Frame 1 (no input): blank canvas, image omitted
Frame 60 (the mouse pressed at the canvas centre just before this capture): blank canvas, image omitted
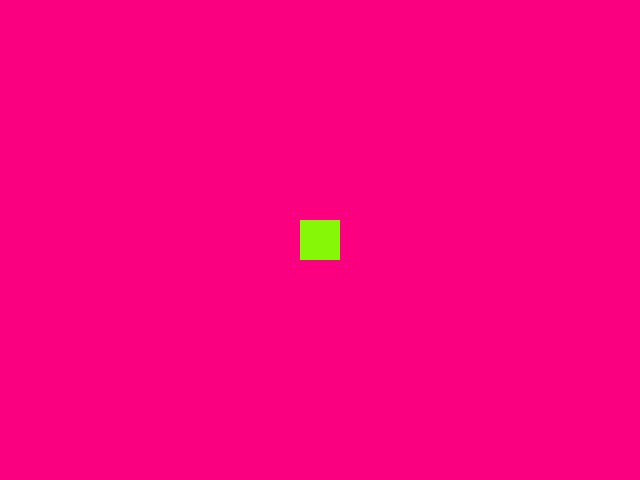
Frame 120 (the mouse held since frame 60 and released just before this capture)

The Processing sketch whose frames 1 and 60 were blank and that drew this single picture after the mouse press (run headless with seeded random() and noise(); from frame 60 on, the mouse is pressed at the canvas centre):

// Processing sketch: mouseTracker
// ── mouseTracker.pde
void setup() {
  size(640, 480);
  background (250, 0, 128);
  rectMode (CENTER);
  //frameRate (2);
  fill (128, 250, 0, 18);
  noStroke();
}

void draw () {
  if (mousePressed){
    rect (mouseX, mouseY, 40, 40);
  }
}
